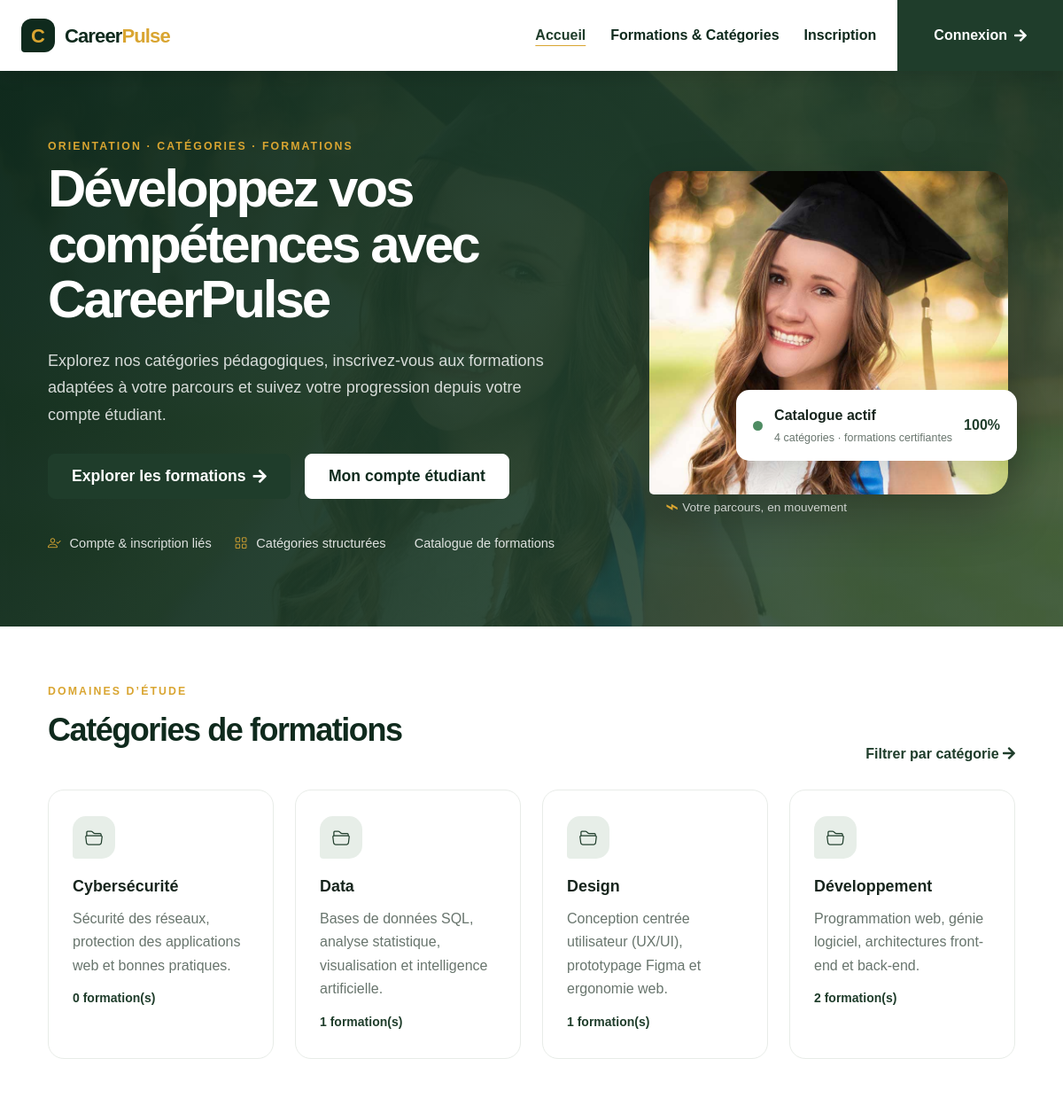
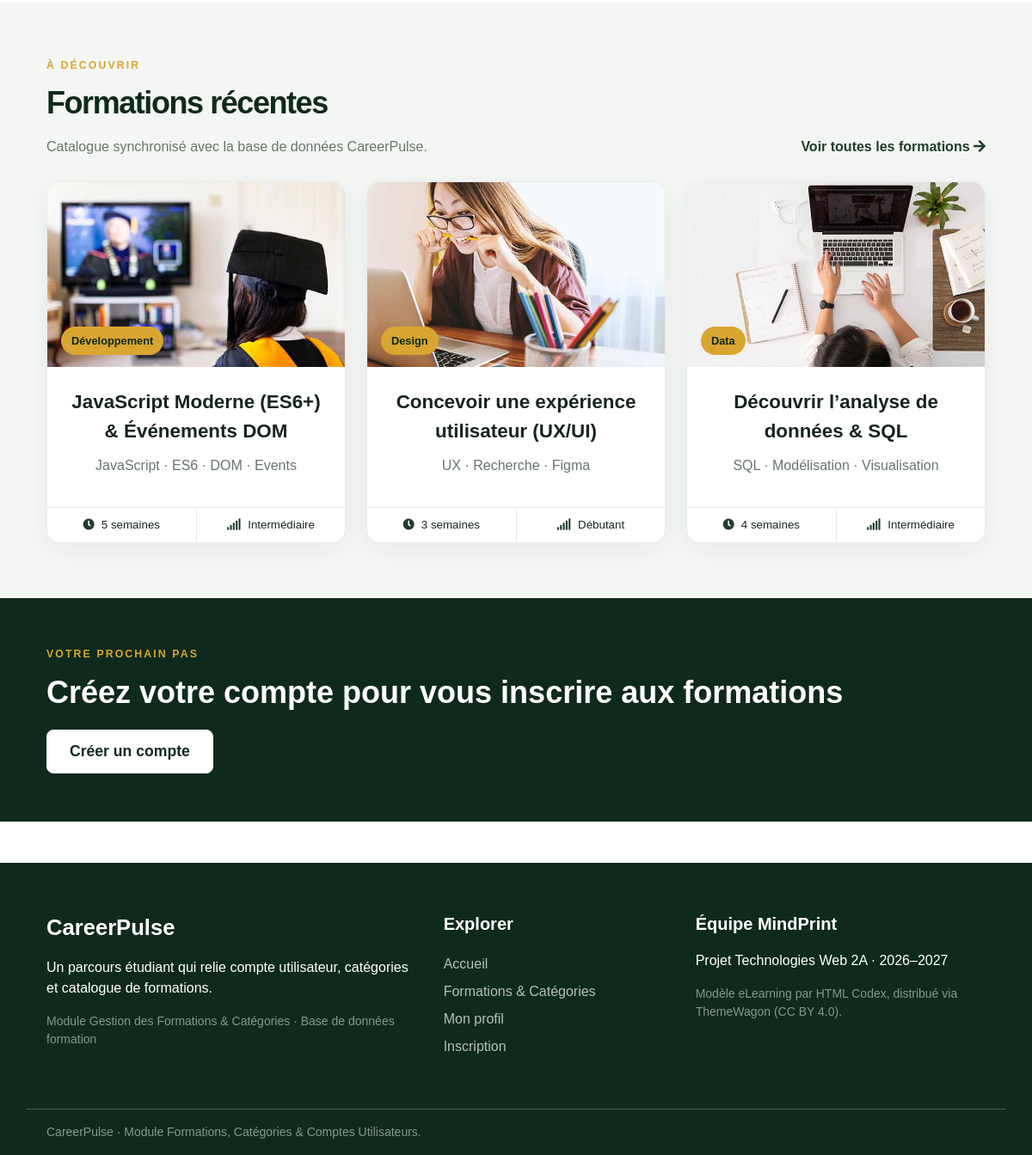
The page / on the database its author committed (2 pictures, top to bottom).
### tables this page shows
CREATE TABLE IF NOT EXISTS categories (
    id          INT UNSIGNED NOT NULL AUTO_INCREMENT PRIMARY KEY,
    name        VARCHAR(100) NOT NULL UNIQUE,
    description VARCHAR(255) NOT NULL DEFAULT '',
    created_at  TIMESTAMP NOT NULL DEFAULT CURRENT_TIMESTAMP
);

CREATE TABLE IF NOT EXISTS courses (
    id          INT UNSIGNED NOT NULL AUTO_INCREMENT PRIMARY KEY,
    category_id INT UNSIGNED NULL,
    title       VARCHAR(200) NOT NULL,
    category    VARCHAR(100) NOT NULL,
    duration    VARCHAR(60)  NOT NULL,
    level       VARCHAR(60)  NOT NULL,
    image       VARCHAR(120) NOT NULL DEFAULT 'course-1.png',
    skills      VARCHAR(255) NOT NULL DEFAULT '',
    description TEXT NULL,
    status      ENUM('Publiée','Brouillon') NOT NULL DEFAULT 'Publiée',
    created_at  TIMESTAMP NOT NULL DEFAULT CURRENT_TIMESTAMP,
    CONSTRAINT fk_course_category FOREIGN KEY (category_id) REFERENCES categories(id) ON DELETE SET NULL
);

### app/Controllers/Controller.php (called while the page is built, shortened)
<?php
abstract class Controller
{
    protected function render(string $area, string $view, string $title, string $currentPage, array $data = [], ?string $scriptsView = null): void
    {
        extract($data, EXTR_SKIP);
        require __DIR__ . '/../Views/' . $area . '/pages/' . $view . '.php';
        $content = (string) ob_get_clean();
        require __DIR__ . '/../Views/' . $area . '/layout.php';
    }
}

### app/Controllers/HomeController.php (called while the page is built, shortened)
<?php
final class HomeController extends DatabaseController
{
    public function index(): void
    {
        $this->render('front', 'home', 'Accueil', 'home', [
            'courses' => array_slice($this->fetchCourses(true), 0, 3),
            'categories' => $this->fetchCategories(),
        ]);
    }
}

### index.php (called while the page is built, shortened)
<?php
$action = isset($_GET['action']) && is_string($_GET['action']) ? $_GET['action'] : 'home';
$routes = require __DIR__ . '/app/routes.php';
[$controllerClass, $method] = $routes[$action];
try {
    $controller = new $controllerClass();
    $controller->{$method}();
} catch (PDOException $e) {
    error_log('[CareerPulse] ' . $e->getMessage());
    http_response_code(500);
    echo '<h1>Base de données indisponible</h1><p>Vérifiez que MySQL est démarré, que la base « formation » est importée (database/formation.sql) et que config/database.php est correct.</p>';
}

### app/helpers.php (called while the page is built, shortened)
<?php
function e(mixed $value): string
{
    return htmlspecialchars((string) $value, ENT_QUOTES | ENT_SUBSTITUTE, 'UTF-8');
}
function route(string $action, array $parameters = []): string
{
    return 'index.php?' . http_build_query(['action' => $action] + $parameters);
}

### app/Models/CategoryModel.php (called while the page is built, shortened)
<?php
final class CategoryModel
{
    private string $name = '';
    private string $description = '';
    private int $courseCount = 0;
    public function getName(): string
    {
        return $this->name;
    }
    public function getDescription(): string
    {
        return $this->description;
    }
    public function getCourseCount(): int
    {
        return $this->courseCount;
    }
    public function setName(string $name): void
    {
        $this->name = $name;
    }
    public function setDescription(string $description): void
    {
        $this->description = $description;
    }
    public function setCourseCount(int $courseCount): void
    {
        $this->courseCount = $courseCount;
    }
}

### app/Controllers/CatalogQueries.php (called while the page is built, shortened)
<?php
trait CatalogQueries
{
    private function courseColumns(): string
    {
        return 'co.id, co.category_id, co.title, COALESCE(ca.name, co.category) AS category,
                co.duration, co.level, co.image, co.skills, co.description, co.status, co.created_at';
    }
    private function fetchCategories(): array
    {
        $sql = 'SELECT c.id, c.name, c.description, c.created_at, COUNT(co.id) AS course_count
                FROM categories c
                LEFT JOIN courses co ON co.category_id = c.id
                GROUP BY c.id, c.name, c.description, c.created_at
                ORDER BY c.name ASC';
        return array_map(static fn (array $row): CategoryModel => CategoryModel::fromArray($row), $this->db->query($sql)->fetchAll());
    }
    private function fetchCourses(bool $publishedOnly = false): array
    {
        $sql = 'SELECT ' . $this->courseColumns() . ' FROM courses co LEFT JOIN categories ca ON ca.id = co.category_id'
            . ($publishedOnly ? " WHERE co.status = 'Publiée'" : '')
            . ' ORDER BY co.id DESC';
        return array_map(static fn (array $row): CourseModel => CourseModel::fromArray($row), $this->db->query($sql)->fetchAll());
    }
}

### app/Models/CourseModel.php (called while the page is built, shortened)
<?php
final class CourseModel
{
    private string $title = '';
    private string $category = '';
    private string $duration = '';
    private string $level = '';
    private string $image = 'course-1.png';
    private string $skills = '';
    public function getTitle(): string
    {
        return $this->title;
    }
    public function getCategory(): string
    {
        return $this->category;
    }
    public function getDuration(): string
    {
        return $this->duration;
    }
    public function getLevel(): string
    {
        return $this->level;
    }
    public function getImage(): string
    {
        return $this->image;
    }
    public function getSkills(): string
    {
        return $this->skills;
    }
    public function setTitle(string $title): void
    {
        $this->title = $title;
    }
    public function setCategory(string $category): void
    {
        $this->category = $category;
    }
    public function setDuration(string $duration): void
    {
        $this->duration = $duration;
    }
    public function setLevel(string $level): void
    {
        $this->level = $level;
    }
    public function setImage(string $image): void
    {
        $this->image = $image;
    }
    public function setSkills(string $skills): void
    {
        $this->skills = $skills;
    }
}

### app/Views/front/pages/home.php (the view)
<main>
    <section class="cp-hero">
        <div class="cp-container cp-hero-grid">
            <div class="cp-hero-text">
                <p class="cp-eyebrow">ORIENTATION · CATÉGORIES · FORMATIONS</p>
                <h1>Développez vos compétences avec CareerPulse</h1>
                <p class="cp-hero-copy">Explorez nos catégories pédagogiques, inscrivez-vous aux formations adaptées à votre parcours et suivez votre progression depuis votre compte étudiant.</p>
                <div class="cp-hero-actions">
                    <a href="<?= e(route('courses')) ?>" class="cp-btn cp-btn--primary cp-btn--lg">Explorer les formations <i class="fa fa-arrow-right" aria-hidden="true"></i></a>
                    <a href="<?= e(route('profile')) ?>" class="cp-btn cp-btn--light cp-btn--lg">Mon compte étudiant</a>
                </div>
                <div class="cp-proof-row">
                    <span><i class="bi bi-person-check" aria-hidden="true"></i> Compte &amp; inscription liés</span>
                    <span><i class="bi bi-grid" aria-hidden="true"></i> Catégories structurées</span>
                    <span><i class="bi bi-mortarboard" aria-hidden="true"></i> Catalogue de formations</span>
                </div>
            </div>
            <div class="cp-hero-visual">
                <img src="app/Views/assets/front/img/carousel-1.png" alt="Étudiants en formation" class="cp-hero-image">
                <div class="cp-match-card"><span class="cp-match-dot"></span><div><strong>Catalogue actif</strong><small><?= count($categories) ?> catégories · formations certifiantes</small></div><span class="cp-match-score">100%</span></div>
                <div class="cp-hero-caption"><span class="cp-pulse-line" aria-hidden="true">⌁</span> Votre parcours, en mouvement</div>
            </div>
        </div>
    </section>
    <section class="cp-section">
        <div class="cp-container">
            <div class="cp-section-head">
                <div><p class="cp-eyebrow">DOMAINES D’ÉTUDE</p><h2 class="cp-section-title">Catégories de formations</h2></div>
                <a href="<?= e(route('courses')) ?>" class="cp-text-link">Filtrer par catégorie <i class="fa fa-arrow-right" aria-hidden="true"></i></a>
            </div>
            <div class="cp-grid-auto">
                <?php foreach ($categories as $cat): ?>
                    <div class="cp-feature">
                        <span class="cp-feature-icon"><i class="bi bi-folder2-open" aria-hidden="true"></i></span>
                        <h3><?= e($cat->getName()) ?></h3>
                        <p><?= e($cat->getDescription() !== '' ? $cat->getDescription() : 'Formations spécialisées dans ce domaine.') ?></p>
                        <p class="cp-feature-count"><?= (int) $cat->getCourseCount() ?> formation(s)</p>
                    </div>
                <?php endforeach; ?>
            </div>
        </div>
    </section>
    <section class="cp-section cp-section--soft">
        <div class="cp-container">
            <div class="cp-section-head">
                <div><p class="cp-eyebrow">À DÉCOUVRIR</p><h2 class="cp-section-title">Formations récentes</h2><p class="cp-muted">Catalogue synchronisé avec la base de données CareerPulse.</p></div>
                <a href="<?= e(route('courses')) ?>" class="cp-text-link">Voir toutes les formations <i class="fa fa-arrow-right" aria-hidden="true"></i></a>
            </div>
            <div class="cp-grid-auto">
                <?php foreach ($courses as $course): ?>
                    <article class="cp-course-card">
                        <div class="cp-course-media">
                            <img src="app/Views/assets/front/img/<?= e($course->getImage()) ?>" alt="Illustration de la formation <?= e($course->getTitle()) ?>">
                            <span class="cp-course-label"><?= e($course->getCategory()) ?></span>
                        </div>
                        <div class="cp-course-body">
                            <h3><?= e($course->getTitle()) ?></h3>
                            <p class="cp-muted"><?= e($course->getSkills()) ?></p>
                        </div>
                        <div class="cp-course-meta">
                            <small><i class="fa fa-clock" aria-hidden="true"></i><?= e($course->getDuration()) ?></small>
                            <small><i class="fa fa-signal" aria-hidden="true"></i><?= e($course->getLevel()) ?></small>
                        </div>
                    </article>
                <?php endforeach; ?>
            </div>
        </div>
    </section>
    <section class="cp-cta-band">
        <div class="cp-container cp-cta-inner">
            <div><p class="cp-eyebrow">VOTRE PROCHAIN PAS</p><h2>Créez votre compte pour vous inscrire aux formations</h2></div>
            <a class="cp-btn cp-btn--light cp-btn--lg" href="<?= e(route('register')) ?>">Créer un compte</a>
        </div>
    </section>
</main>

### app/Views/front/layout.php (shortened to what this page needs)
<!doctype html>
<html lang="fr">
<head>
    <?php require __DIR__ . '/includes/head.php'; ?>
</head>
<body>
    <?php require __DIR__ . '/includes/navbar.php'; ?>
    <?= $content ?>
    <?php require __DIR__ . '/includes/footer.php'; ?>
</body>
</html>

### app/Views/front/includes/head.php (shortened to what this page needs)
<link rel="stylesheet" href="https://cdnjs.cloudflare.com/ajax/libs/font-awesome/5.10.0/css/all.min.css">
<link rel="stylesheet" href="https://cdn.jsdelivr.net/npm/bootstrap-icons@1.4.1/font/bootstrap-icons.css">
<link rel="stylesheet" href="app/Views/assets/front/css/careerpulse.css">

### app/Views/front/includes/navbar.php (shortened to what this page needs)
<?php
$isLoggedIn = !empty($_SESSION['user_id']);
$isAdmin = $isLoggedIn && ($_SESSION['role'] ?? '') === 'admin';
?>
<nav class="cp-nav" aria-label="Navigation principale">
    <a href="<?= e(route('home')) ?>" class="cp-brand">
        <span class="cp-brand-mark" aria-hidden="true">C</span>
        <span class="cp-brand-name">Career<span>Pulse</span></span>
    </a>
    <div class="cp-nav-menu" id="navbarCollapse">
        <div class="cp-nav-links">
            <a href="<?= e(route('home')) ?>" class="cp-nav-link <?= $currentPage === 'home' ? 'active' : '' ?>">Accueil</a>
            <a href="<?= e(route('courses')) ?>" class="cp-nav-link <?= $currentPage === 'courses' ? 'active' : '' ?>">Formations &amp; Catégories</a>
            <?php if ($isLoggedIn): ?>
                <a href="<?= e(route('dashboard')) ?>" class="cp-nav-link <?= $currentPage === 'dashboard' ? 'active' : '' ?>">Mon espace</a>
                <a href="<?= e(route('profile')) ?>" class="cp-nav-link <?= $currentPage === 'profile' ? 'active' : '' ?>">Mon profil</a>
                <?php if ($isAdmin): ?>
                    <a href="<?= e(route('admin')) ?>" class="cp-nav-link">Back-office</a>
                <?php endif; ?>
            <?php else: ?>
                <a href="<?= e(route('register')) ?>" class="cp-nav-link <?= $currentPage === 'register' ? 'active' : '' ?>">Inscription</a>
            <?php endif; ?>
        </div>
        <div class="cp-nav-actions">
            <?php if ($isLoggedIn): ?>
                <span class="cp-nav-user"><i class="fa fa-user" aria-hidden="true"></i> <?= e($_SESSION['username'] ?? '') ?></span>
                <a href="<?= e(route('logout')) ?>" class="cp-btn cp-btn--primary">Déconnexion</a>
            <?php else: ?>
                <a href="<?= e(route('login')) ?>" class="cp-btn cp-btn--primary">Connexion <i class="fa fa-arrow-right" aria-hidden="true"></i></a>
            <?php endif; ?>
        </div>
    </div>
</nav>

### app/Views/front/includes/footer.php (shortened to what this page needs)
<footer class="cp-footer">
    <div class="cp-container cp-footer-grid">
        <div class="cp-footer-brand-col">
            <a href="<?= e(route('home')) ?>" class="cp-footer-brand">CareerPulse</a>
            <p>Un parcours étudiant qui relie compte utilisateur, catégories et catalogue de formations.</p>
            <p class="cp-footer-note">Module Gestion des Formations &amp; Catégories · Base de données formation</p>
        </div>
        <div class="cp-footer-explore">
            <h3>Explorer</h3>
            <div class="cp-footer-links">
                <a href="<?= e(route('home')) ?>">Accueil</a>
                <a href="<?= e(route('courses')) ?>">Formations &amp; Catégories</a>
                <a href="<?= e(route('profile')) ?>">Mon profil</a>
                <a href="<?= e(route('register')) ?>">Inscription</a>
            </div>
        </div>
        <div class="cp-footer-team">
            <h3>Équipe MindPrint</h3>
            <p>Projet Technologies Web 2A · 2026–2027</p>
            <p class="cp-footer-note">Modèle eLearning par HTML Codex, distribué via ThemeWagon (CC BY 4.0).</p>
        </div>
    </div>
    <div class="cp-container cp-footer-bottom">CareerPulse · Module Formations, Catégories &amp; Comptes Utilisateurs.</div>
</footer>

### rows shown on the page
categories: name "Cybersécurité", description "Sécurité des réseaux, protection des applications web et bonnes pratiques.", CourseCount "0"
categories: name "Data", description "Bases de données SQL, analyse statistique, visualisation et intelligence artificielle.", CourseCount "1"
categories: name "Design", description "Conception centrée utilisateur (UX/UI), prototypage Figma et ergonomie web.", CourseCount "1"
categories: name "Développement", description "Programmation web, génie logiciel, architectures front-end et back-end.", CourseCount "2"
courses: image (picture), Category "Développement", title "JavaScript Moderne (ES6+) & Événements DOM", skills "JavaScript · ES6 · DOM · Events", duration "5 semaines", level "Intermédiaire"
courses: image (picture), Category "Design", title "Concevoir une expérience utilisateur (UX/UI)", skills "UX · Recherche · Figma", duration "3 semaines", level "Débutant"
courses: image (picture), Category "Data", title "Découvrir l’analyse de données & SQL", skills "SQL · Modélisation · Visualisation", duration "4 semaines", level "Intermédiaire"

### other values the page prints
count($categories) "4"
